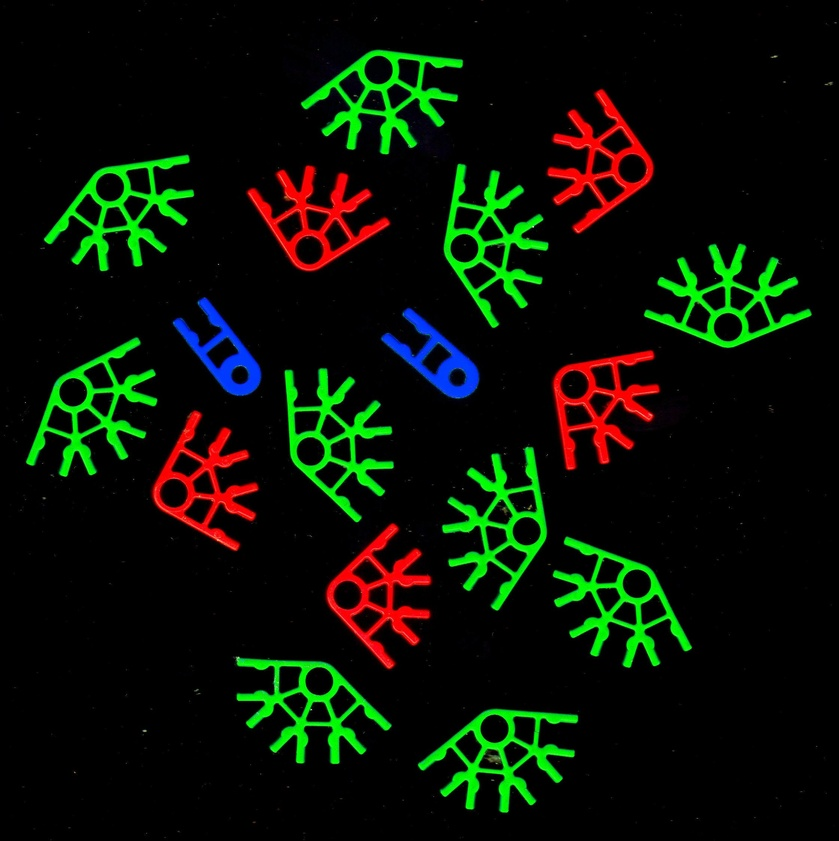
%> input picture lab8/Figure 3.jpg, 839 x 841 px, shrunk from 2241 x 2246 before the run
$ octave Q4_g.m   (GNU Octave 9; MATLAB toolbox functions it lacks are replaced by stand-ins)
%> lines starting %> are read from the running program, lines starting %| are printed output that depends on the picture; in (x1, y1, x2, y2) boxes, pixels count from 0 and x2, y2 are one past the last pixel; in counts of white or black regions, pixels touching at a corner belong together; the program's own positions count from 1
%2021/E/155
A = imread('Figure 3.jpg');
%> A is the input picture: size 841x839x3 uint8; mean R, G, B 9.6, 17.6, 4.7
R = A(:,:,1);
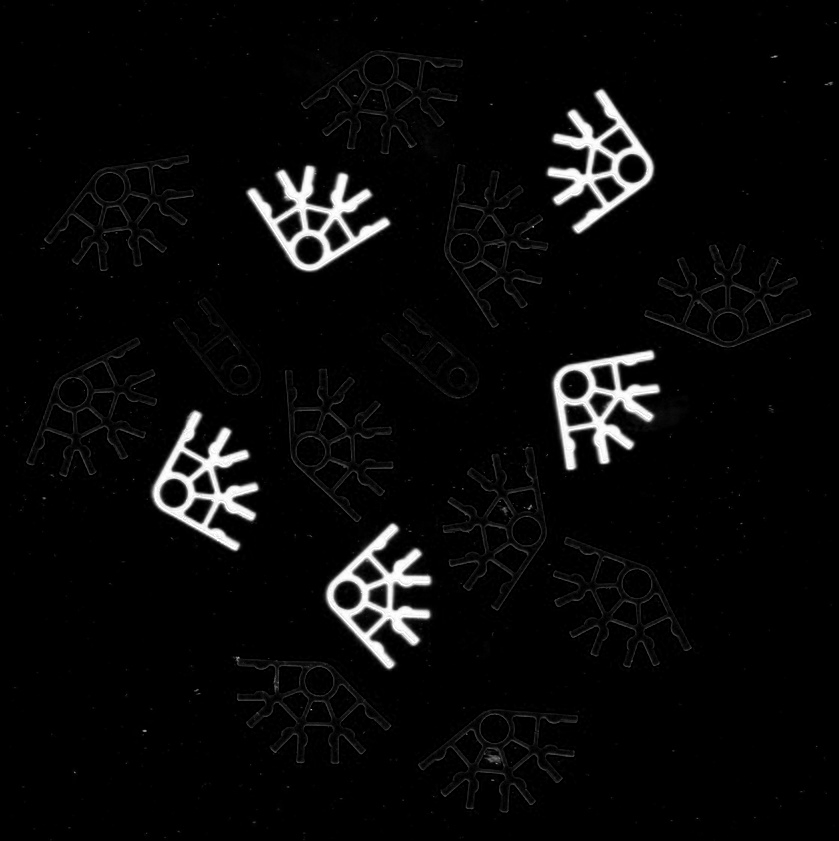
%> R: size 841x839 uint8; min 0, max 255, mean 9.6
T = 255*graythresh(R);
%> T = 111
B = R>T;
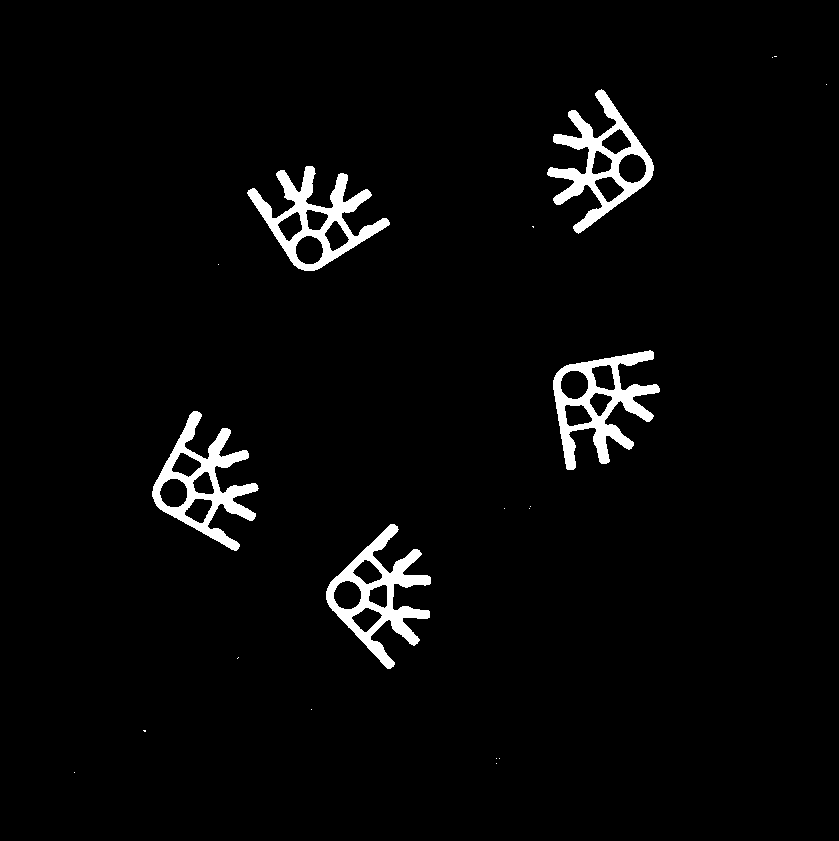
%> B: size 841x839 logical; 3.2% white; 20 white regions (15 under 20 px), largest, box (x1, y1, x2, y2) and area: (326, 524, 431, 669) 4621, (553, 350, 660, 470) 4569, (247, 166, 390, 271) 4554, (152, 411, 259, 551) 4506, (547, 89, 654, 234) 4493
k = ones(25,25);
k = k/sum(sum(k));
blur = imfilter(B,k);
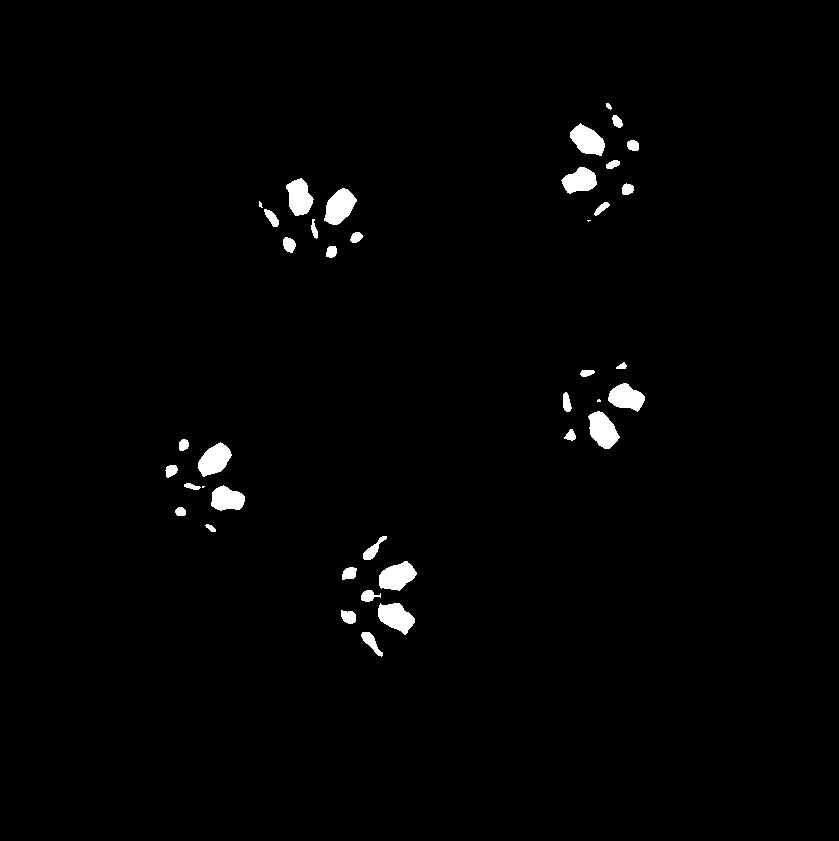
%> blur: size 841x839 logical; 1.4% white; 39 white regions (4 under 20 px), largest, box (x1, y1, x2, y2) and area: (324, 188, 357, 225) 784, (588, 411, 620, 449) 777, (379, 561, 417, 591) 760
imshow(blur);
title('Filtered Image (2021/E/155)')
[~,n] = bwlabel(blur)
%> n = 39

$ run again, with lab8/Figure 12.jpg copied over lab8/Figure 3.jpg
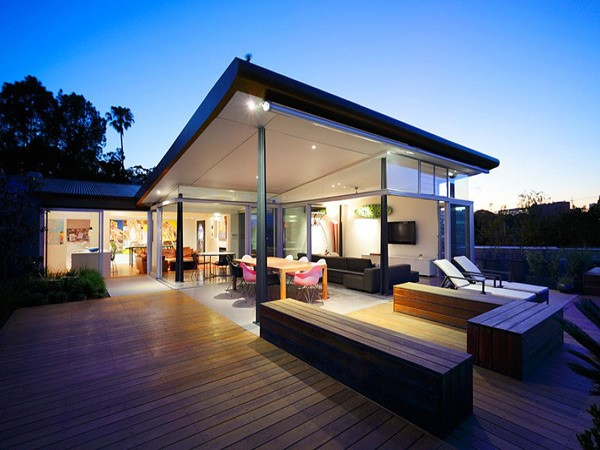
%> input picture lab8/Figure 12.jpg, 600 x 450 px
%> A is the input picture: size 450x600x3 uint8; mean R, G, B 91.9, 103.1, 125.1
%> `R = A(:,:,1);`:
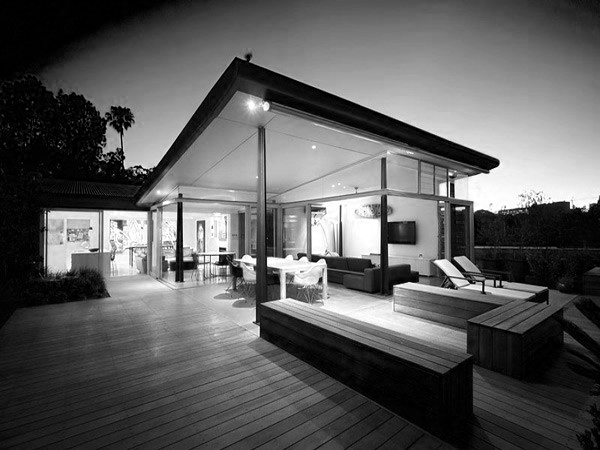
%> R: size 450x600 uint8; min 0, max 255, mean 91.9
%> T = 102
%> B: size 450x600 logical; 41.6% white; 294 white regions (273 under 20 px), largest, box (x1, y1, x2, y2) and area: (47, 91, 547, 400) 61473, (82, 14, 600, 222) 48148, (419, 162, 434, 194) 409
%> `blur = imfilter(B,k);`:
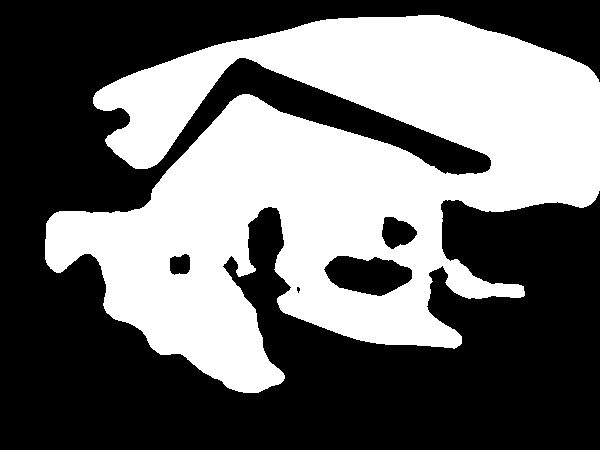
%> blur: size 450x600 logical; 42.4% white; 1 white region, box (x1, y1, x2, y2) and area: (45, 15, 600, 393) 114567
%> n = 1
